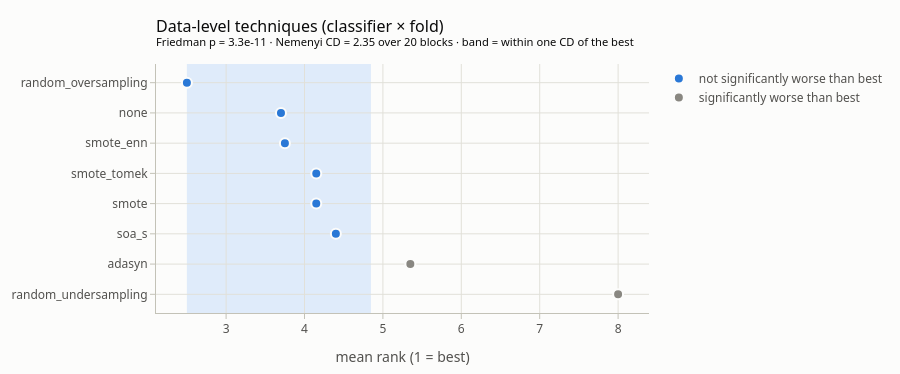

The notebook cell saved with this chart:
### Markdown cell above
## 5.3 Statistical significance — Friedman–Nemenyi (Table 4)

Two comparisons:
- **(a) Data-level techniques**, blocked by classifier × fold (4 × 5 = 20 blocks): does a resampling technique help
  whatever the classifier? `differs_from_reference` flags a significant difference from no resampling.
- **(b) Within each base classifier**, every technique available for it (including its algorithm-level variants)
  over 5 folds, against that classifier's untreated model.

Caveats to state in §5.3: the blocks are CV folds, which share training data, so the tests are somewhat liberal
(Dietterich 1998); and 5 folds give little power, so "not significant" is weak evidence of equivalence.
Algorithm-level techniques outside the four base classifiers (RUSBoost, EasyEnsemble, LightGBM) have no untreated
counterpart, so they appear only in Table 2 and Figure 8.

### Code cell
data_level = ra.rank_comparison(
    ra.data_level_scores(results),
    "Data-level techniques (classifier × fold)",
    reference="none",
)
ra.save_table(data_level.table, "table4a_ranks_data_level")
display(data_level.table)
fig = ra.fig_mean_ranks(data_level)
ra.save_figure(fig, "figure_ranks_data_level")
fig.show()

### Figure 1 — Plotly figure (JSON) as saved in the notebook; plotly's stock layout.template omitted (floating-point values rounded to 4 significant figures)
{"data": [{"customdata": [0.6848, 0.6821, 0.6821, 0.6833, 0.7406, 0.7454], "hovertemplate": "%{y}<br>mean rank %{x:.2f}<br>mean AUC-PR %{customdata:.3f}<extra></extra>", "marker": {"color": "#2a78d6", "line": {"color": "#fcfcfb", "width": 2}, "size": 10}, "mode": "markers", "name": "not significantly worse than best", "x": [4.4, 4.15, 4.15, 3.75, 3.7, 2.5], "y": ["soa_s", "smote", "smote_tomek", "smote_enn", "none", "random_oversampling"], "type": "scatter"}, {"customdata": [0.4901, 0.6694], "hovertemplate": "%{y}<br>mean rank %{x:.2f}<br>mean AUC-PR %{customdata:.3f}<extra></extra>", "marker": {"color": "#898781", "line": {"color": "#fcfcfb", "width": 2}, "size": 10}, "mode": "markers", "name": "significantly worse than best", "x": [8.0, 5.35], "y": ["random_undersampling", "adasyn"], "type": "scatter"}], "layout": {"shapes": [{"fillcolor": "#cde2fb", "layer": "below", "line": {"width": 0}, "opacity": 0.6, "type": "rect", "x0": 2.5, "x1": 4.848, "xref": "x", "y0": 0, "y1": 1, "yref": "y domain"}], "xaxis": {"title": {"text": "mean rank (1 = best)"}, "gridcolor": "#e1e0d9", "linecolor": "#c3c2b7", "zeroline": false, "ticks": "outside", "tickcolor": "#c3c2b7"}, "yaxis": {"categoryorder": "array", "categoryarray": ["random_undersampling", "adasyn", "soa_s", "smote", "smote_tomek", "smote_enn", "none", "random_oversampling"], "gridcolor": "#e1e0d9", "linecolor": "#c3c2b7", "zeroline": false, "ticks": "outside", "tickcolor": "#c3c2b7"}, "title": {"font": {"size": 16, "color": "#0b0b0b"}, "text": "Data-level techniques (classifier × fold)<br><sup>Friedman p = 3.3e-11 · Nemenyi CD = 2.35 over 20 blocks · band = within one CD of the best</sup>", "x": 0, "xref": "paper"}, "font": {"family": "system-ui, -apple-system, Segoe UI, sans-serif", "size": 12, "color": "#52514e"}, "margin": {"l": 64, "r": 24, "t": 64, "b": 56}, "hoverlabel": {"font": {"color": "#0b0b0b"}, "bgcolor": "white"}, "legend": {"bgcolor": "rgba(0,0,0,0)"}, "paper_bgcolor": "#fcfcfb", "plot_bgcolor": "#fcfcfb", "height": 374}}
